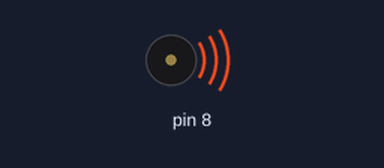
Bench run of a sketch on a simulated Arduino Uno, built with avr-gcc and run on an emulated ATmega328P. On the bench: buzzer (waves = sounding).

Above: at 0.2 s.
At 4.0 s:
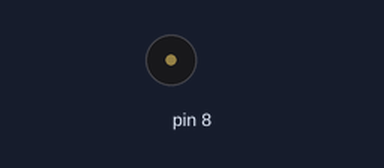
Timing chart, 0 to 9.4 s (numbered marks = the images above):
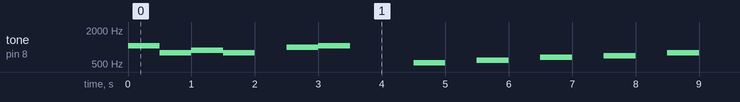

The sketch:

passive_buzzer.ino
```cpp
//www.elegoo.com
//2016.12.08

#include "pitches.h"

// notes in the melody:
int melody[] = {
  NOTE_C5, NOTE_D5, NOTE_E5, NOTE_F5, NOTE_G5, NOTE_A5, NOTE_B5, NOTE_C6};
int duration = 500;  // 500 miliseconds

void setup() {

}

void loop() {
  tone(8, NOTE_C6, 500);
  delay(500);
  tone(8, NOTE_G5, 250);
  delay(250);
  tone(8, NOTE_G5, 250);
  delay(250);
  tone(8, NOTE_A5, 500);
  delay(500);
  tone(8, NOTE_G5, 500);
  delay(500);
  delay(500);
  tone(8, NOTE_B5, 500);
  delay(500);
  tone(8, NOTE_C6, 500);
  delay(500);
  delay(1000);

  for (int thisNote = 0; thisNote < 8; thisNote++) {
    // pin8 output the voice, every scale is 0.5 second
    tone(8, melody[thisNote], duration);

    // Output the voice after several minutes
    delay(1000);
  }

  // restart after two seconds
  delay(2000);
}
```

Measured:
- by itself, tone on pin 8: plays 1047 Hz for 0.50 s, 784 Hz for 0.50 s, 880 Hz for 0.50 s, 784 Hz for 0.50 s, 988 Hz for 0.50 s, 1047 Hz for 0.50 s … (126 notes in this stretch)
